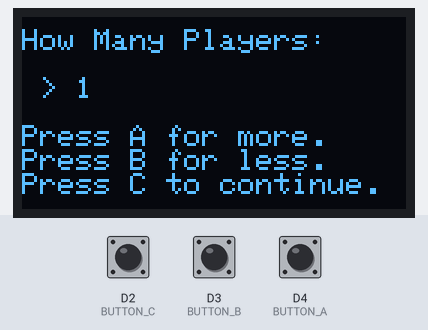
Bench run of a sketch on a simulated Particle Photon. On the bench: 128×64 one-colour display. The test bench sets the inputs (shaded band); at power-on: D2 (BUTTON_C) HIGH, D3 (BUTTON_B) HIGH, D4 (BUTTON_A) HIGH. The display library's start-up logo is not drawn; what the sketch prints to the serial monitor is not drawn.

Above: at 3.3 s.
3.4 s: D2 (BUTTON_C) pulled LOW for 0.15 s
At 4.6 s:
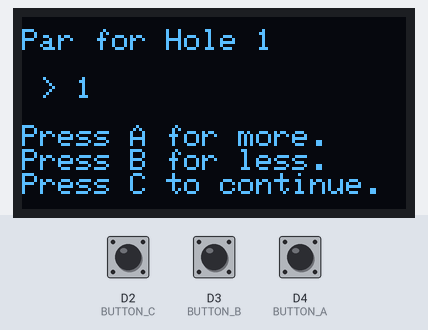
5.0 s: D2 (BUTTON_C) pulled LOW for 1 s
At 5.7 s:
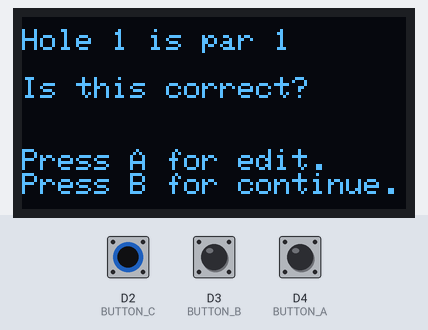
7.5 s: D3 (BUTTON_B) pulled LOW for 0.15 s
At 8.7 s:
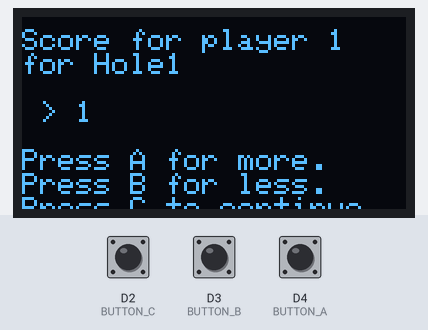
9.1 s: D2 (BUTTON_C) pulled LOW for 0.15 s
At 10.1 s:
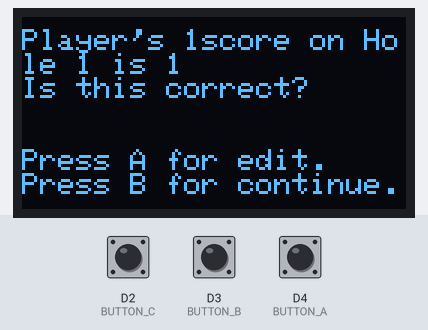
10.7 s: D3 (BUTTON_B) pulled LOW for 1 s
At 12.0 s:
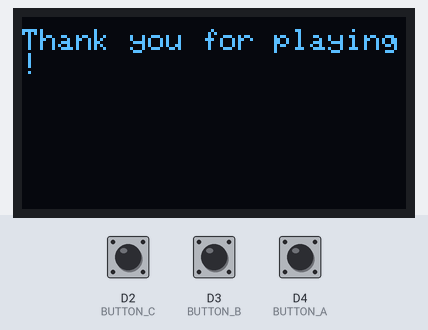
Timing chart, 0 to 13.7 s (numbered marks = the images above; inputs shaded):
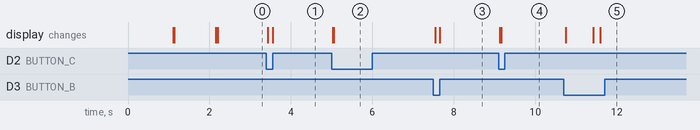

The sketch:

golf.ino
```cpp
// https://community.particle.io/t/argon-and-adafruit-featherwing-oled-128x64-are-any-of-the-libraries-working-for-this-screen/63501/8

// This #include statement was automatically added by the Particle IDE.
#include <Debounce.h>

// This #include statement was automatically added by the Particle IDE.
// #include <Adafruit_Bus_IO.h>
#include <Adafruit_I2CDevice.h>

#include <SPI.h>
#include <Wire.h>
#include <Adafruit_GFX.h>
#include <Adafruit_SH110X.h>


Adafruit_SH1107 display = Adafruit_SH1107(64, 128, &Wire);

// OLED FeatherWing buttons map to different pins depending on board:
#define BUTTON_A  4
#define BUTTON_B  3
#define BUTTON_C  2


int state = 0;
// state 0 : Slash screen
// state 1 : player screen
// state 2 : hole screen
// state 3 : par screen
// state 4 : confrim par screen
// state 5 : score screen
// state 6 : confrim score screen
// state  :  screen


void startScreen(){
    display.clearDisplay();
    display.display();

    display.setTextSize(1);
    display.setTextColor(SH110X_WHITE);
    display.setCursor(32,4);
    display.println("Welcome To");

    display.setCursor(8,16);
    display.setTextSize(2);
    display.println("Golf Score Tracker!");

    display.setCursor(32,50);
    display.setTextSize(1);
    display.println("By Winstone");

    display.display();
}

void drawPlayerSelectScreen(int players){
    display.clearDisplay();
    display.display();

    display.setTextSize(1);
    display.setTextColor(SH110X_WHITE);
    display.setCursor(0,4);

    display.println("How Many Players:");
    display.println("");

    display.print(" > ");
    display.print(String(players));

    display.println("");
    display.println("");

    display.println("Press A for more.");
    display.println("Press B for less.");
    display.println("Press C to continue.");

    display.display();
}


int playerSelectScreen(){
    display.clearDisplay();
    display.display();

    int players = 1;
    drawPlayerSelectScreen(players);

    while(true){
      if (!digitalRead(BUTTON_A)) {
            players = players + 1;
            if(players > 4){
                players = 4;
            }
          drawPlayerSelectScreen(players);
      }

      else if (!digitalRead(BUTTON_B)) {
            players = players - 1;
            if(players < 1){
                players = 1;
            }
          drawPlayerSelectScreen(players);
      }


      else if (!digitalRead(BUTTON_C)) {
            //   drawPlayerSelectScreen(players);
          return players;
      }

      delay(10);
      yield();
    }
}


void drawHoleSelectScreen(int holes){
    display.clearDisplay();
    display.display();

    display.setTextSize(1);
    display.setTextColor(SH110X_WHITE);
    display.setCursor(0,4);

    display.println("How Many Holes:");
    display.println("");

    display.print(" > ");
    display.print(String(holes));

    display.println("");
    display.println("");

    display.println("Press A for more.");
    display.println("Press B for less.");
    display.println("Press C to continue.");

    display.display();
}


int holeSelectScreen(){
    display.clearDisplay();
    display.display();

    int holes = 1;
    drawHoleSelectScreen(holes);

    while(true){
      if (!digitalRead(BUTTON_A)) {
            holes = holes + 1;
            if(holes > 18){
                holes = 18;
            }
          drawHoleSelectScreen(holes);
      }

      else if (!digitalRead(BUTTON_B)) {
            holes = holes - 1;
            if(holes < 1){
                holes = 1;
            }
          drawHoleSelectScreen(holes);
      }


      else if (!digitalRead(BUTTON_C)) {

            return holes;

      }

      delay(10);
      yield();
    }
}


void drawParScreen(int par, int hole){
    display.clearDisplay();
    display.display();

    display.setTextSize(1);
    display.setTextColor(SH110X_WHITE);
    display.setCursor(0,4);

    display.print("Par for Hole ");
    display.println(String(hole));
    display.println("");

    display.print(" > ");
    display.print(String(par));

    display.println("");
    display.println("");

    display.println("Press A for more.");
    display.println("Press B for less.");
    display.println("Press C to continue.");

    display.display();
}


int parScreen(int hole){
    display.clearDisplay();
    display.display();

    int par = 1;
    drawParScreen(par, hole);

    while(true){
      if (!digitalRead(BUTTON_A)) {
            par = par + 1;
            if(par > 5){
                par = 5;
            }
          drawParScreen(par, hole);
      }

      else if (!digitalRead(BUTTON_B)) {
            par = par - 1;
            if(par < 1){
                par = 1;
            }
          drawParScreen(par, hole);
      }

      else if (!digitalRead(BUTTON_C)) {
            return par;
      }
      delay(10);
      yield();
    }
}


bool confirmParScreen(int par, int hole){
    display.clearDisplay();
    display.display();

    display.setTextSize(1);
    display.setTextColor(SH110X_WHITE);
    display.setCursor(0,4);

    display.println("Hole " + String(hole) + " is par " + String(par));
    display.println("");
    display.println("Is this correct?");

    display.println("");
    display.println("");

    display.println("Press A for edit.");
    display.println("Press B for continue.");

    display.display();

    while(true){
      if (!digitalRead(BUTTON_A)) {
          return false;
      }

      else if (!digitalRead(BUTTON_B)) {
          return true;
      }
      delay(10);
      yield();
    }
}


void drawPlayerHoleScoreScreen(int player, int hole, int score){
    display.clearDisplay();
    display.display();

    display.setTextSize(1);
    display.setTextColor(SH110X_WHITE);
    display.setCursor(0,4);

    display.println("Score for player " + String(player));
    display.println("for Hole" + String(hole));
    display.println("");

    display.print(" > ");
    display.print(String(score));

    display.println("");
    display.println("");

    display.println("Press A for more.");
    display.println("Press B for less.");
    display.println("Press C to continue.");

    display.display();
}


int playerHoleScroeScreen(int player, int hole, int par){
    display.clearDisplay();
    display.display();

    int score = 1;
    drawPlayerHoleScoreScreen(player, hole, score);

    while(true){
      if (!digitalRead(BUTTON_A)) {
            score = score + 1;
            if(score > (par * 2 + 1)){
                score = par * 2 + 1;
            }
          drawPlayerHoleScoreScreen(player, hole, score);
      }

      else if (!digitalRead(BUTTON_B)) {
            score = score - 1;
            if(score < 1){
                score = 1;
            }
          drawPlayerHoleScoreScreen(player, hole, score);
      }

      else if (!digitalRead(BUTTON_C)) {
            return score;
      }
      delay(10);
      yield();
    }
}


bool confirmPlayerHoleScoreScreen(int player, int hole, int score){
    display.clearDisplay();
    display.display();

    display.setTextSize(1);
    display.setTextColor(SH110X_WHITE);
    display.setCursor(0,4);

    display.println("Player's " + String(player) + "score on Hole " + String(hole) + " is " + String(score));
    display.println("Is this correct?");

    display.println("");
    display.println("");

    display.println("Press A for edit.");
    display.println("Press B for continue.");

    display.display();

    while(true){
      if (!digitalRead(BUTTON_A)) {
          return false;
      }

      else if (!digitalRead(BUTTON_B)) {
          return true;
      }
      delay(10);
      yield();
    }
}


void setup() {
  Serial.begin(115200);

  Serial.println("128x64 OLED FeatherWing test");
  display.begin(0x3C, true); // Address 0x3C default

  Serial.println("OLED begun");

  // Show image buffer on the display hardware.
  // Since the buffer is intialized with an Adafruit splashscreen
  // internally, this will display the splashscreen.
  display.display();
  delay(1000);

  // Clear the buffer.
  display.clearDisplay();
  display.display();

  display.setRotation(1);
  Serial.println("Button test");

  pinMode(BUTTON_A, INPUT_PULLUP);
  pinMode(BUTTON_B, INPUT_PULLUP);
  pinMode(BUTTON_C, INPUT_PULLUP);

    startScreen();
    delay(1000);
}


int sumPlayerScore(int **arr, int player, int rows, int cols) {
  int sum = 0;
  for (int i = 0; i < rows; i++) {
    sum += arr[i][player];
  }
//   printf("sum: %d \n", sum);
  return sum;
}


void loop() {
    int players = 0;
    int holes = 0;
    int par = 0;
    int score = 0;

    players = playerSelectScreen();
    holes = holeSelectScreen();


    // int **scores = (int **)malloc((players+1) * sizeof(int *));
    // for (int i = 0; i < players; i++) {
    //     scores[i] = (int *)malloc(holes * sizeof(int));
    // }


    int scores[players + 1][holes];

    String s = "";

    for( int i = 0; i < holes; i++ ){
        do {
            par = parScreen(i+1);
        } while (!confirmParScreen(par, i + 1));


        scores[0][i] = par;
        s = "par of " + String(par) + " for hole " + String(i + 1);
        Particle.publish("par", s, PRIVATE);

        for( int j = 1; j < players+1; j++ ){
            do {
                score = playerHoleScroeScreen(j, i + 1, par);
            } while (!confirmPlayerHoleScoreScreen(j, i + 1, score));

            scores[j][i] = score;

            s = "Player " + String(j) + " for hole " + String(i + 1) + " score " + String(score);
            Particle.publish("player score", s, PRIVATE);

        }
    }


    display.clearDisplay();
    display.display();

    display.setTextSize(1);
    display.setTextColor(SH110X_WHITE);
    display.setCursor(0,4);

    display.println("Final Scores");

    char dataStr[64];

    for( int j = 0; j < players+1; j++ ){
        int sum = 0;
        for(int i = 0; i < holes; i++){
            sum += scores[j][i];
        }

        sprintf(dataStr,
            "{\"player\": %u, \"holes\": %u, \"scores\": %u}",
            j,
            holes,
            sum
        );
        // snprintf(dataStr, "{[{"players":"{}"},{"holes":"{}"}]}", players, holes)
        Particle.publish("note", dataStr, PRIVATE);
        delay(300);

        if(j > 0){
            display.println(" > Player " + String(j) + ": " + String(sum));
            display.display();
        }
    }


    delay(100);
    display.println("");
    display.println("Press any button to continue...");
    display.display();


    while(true){
      if (!digitalRead(BUTTON_A)) {
          break;
      }
      else if (!digitalRead(BUTTON_B)) {
          break;
      }
      else if (!digitalRead(BUTTON_C)) {
          break;
      }
      delay(10);
      yield();
    }


    endScreen();

    // sprintf(dataStr,
    //     "{\"player\": %u, \"holes\": %u, \"scores\": %u}",
    //     players,
    //     holes,
    //     scores
    // );
    // // snprintf(dataStr, "{[{"players":"{}"},{"holes":"{}"}]}", players, holes)
    // Particle.publish("note", dataStr, PRIVATE);

//   if(!digitalRead(BUTTON_A)) display.print("A");
//   if(!digitalRead(BUTTON_B)) display.print("B");
//   if(!digitalRead(BUTTON_C)) display.print("C");
//   delay(10);
//   yield();
//   display.display();

//   startScreen();
}


bool endScreen(){
    display.clearDisplay();
    display.display();

    display.setTextSize(1);
    display.setTextColor(SH110X_WHITE);
    display.setCursor(0,4);

    display.println("Thank you for playing!");

    display.display();
    while(true){
      delay(10);
      yield();
    }
}
```

Measured:
- after the input at 3.4 s, the display: first changes at once (image 1 shows a later state)
- after the input at 5.0 s, the display: first changes at once (image 2 shows a later state)
- after the input at 7.5 s, the display: first changes after 0.05 s (image 3 shows a later state)
- after the input at 9.1 s, the display: first changes at once (image 4 shows a later state)
- after the input at 10.7 s, the display: first changes after 0.05 s (image 5 shows a later state)
